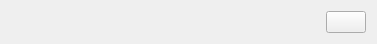
<?xml version="1.0" encoding="UTF-8"?>
<ui version="4.0">
 <class>ReplyIndicator</class>
 <widget class="QFrame" name="ReplyIndicator">
  <property name="geometry">
   <rect>
    <x>0</x>
    <y>0</y>
    <width>377</width>
    <height>44</height>
   </rect>
  </property>
  <property name="windowTitle">
   <string>Form</string>
  </property>
  <property name="frameShape">
   <enum>QFrame::NoFrame</enum>
  </property>
  <property name="frameShadow">
   <enum>QFrame::Plain</enum>
  </property>
  <layout class="QHBoxLayout" name="horizontalLayout">
   <item>
    <widget class="QLabel" name="content">
     <property name="sizePolicy">
      <sizepolicy hsizetype="Preferred" vsizetype="MinimumExpanding">
       <horstretch>1</horstretch>
       <verstretch>0</verstretch>
      </sizepolicy>
     </property>
     <property name="text">
      <string/>
     </property>
     <property name="textFormat">
      <enum>Qt::RichText</enum>
     </property>
     <property name="scaledContents">
      <bool>true</bool>
     </property>
     <property name="wordWrap">
      <bool>true</bool>
     </property>
    </widget>
   </item>
   <item>
    <widget class="QPushButton" name="cancelButton">
     <property name="sizePolicy">
      <sizepolicy hsizetype="Minimum" vsizetype="Minimum">
       <horstretch>0</horstretch>
       <verstretch>0</verstretch>
      </sizepolicy>
     </property>
     <property name="text">
      <string/>
     </property>
     <property name="icon">
      <iconset theme="window-close">
       <normaloff>.</normaloff>.</iconset>
     </property>
    </widget>
   </item>
  </layout>
 </widget>
 <resources/>
 <connections/>
</ui>
